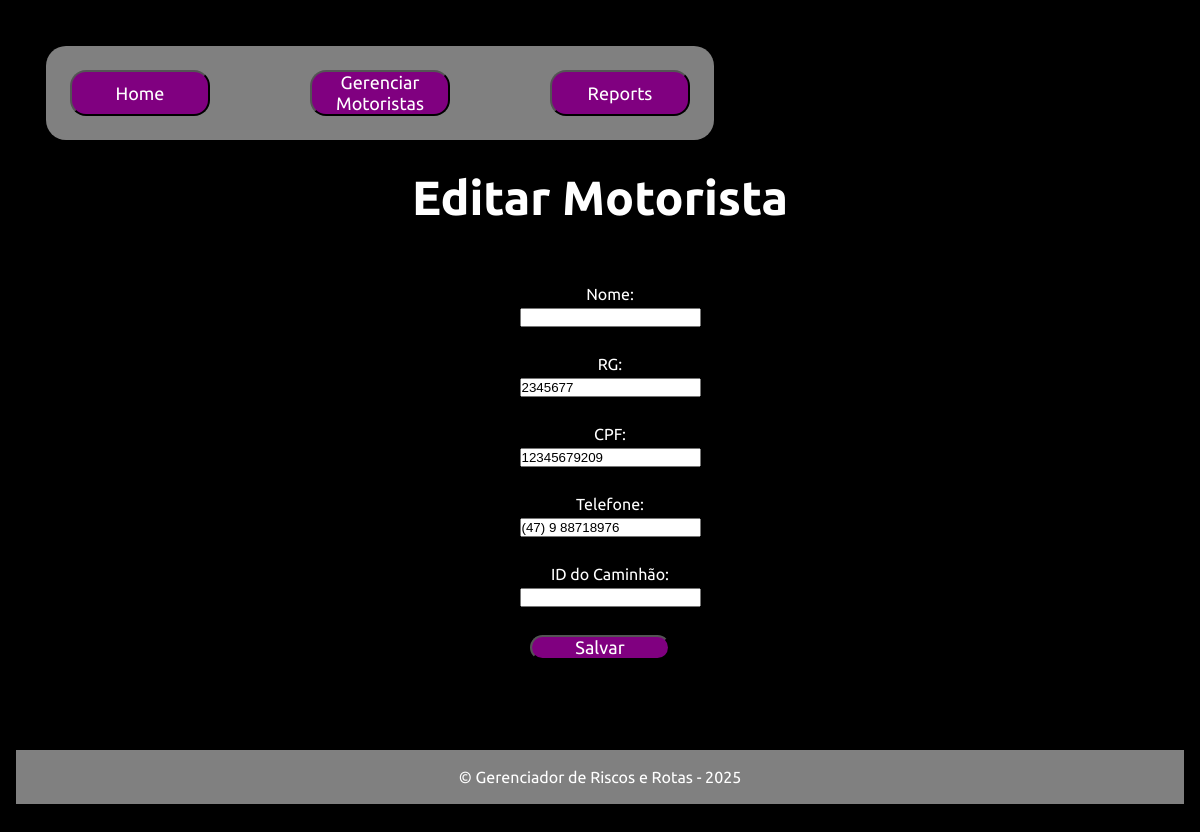
Page /src/editar_motoristas.php?id=29 on the committed database.
### tables this page shows
CREATE TABLE drivers (
        id INTEGER PRIMARY KEY AUTOINCREMENT,
        nome CHAR(255) NOT NULL,
        rg CHAR(20) NOT NULL,
        cpf CHAR(11) NOT NULL,
        telefone CHAR(20) DEFAULT NULL,
        veiculo_id INTEGER,
        FOREIGN KEY(veiculo_id) REFERENCES veiculos(id)
    );

### src/editar_motoristas.php (the view, shortened to what this page needs)
<?php
$db = new PDO('sqlite:db/database.sqlite');
$db->setAttribute(PDO::ATTR_ERRMODE, PDO::ERRMODE_EXCEPTION);
if (isset($_GET['id'])) {
    $id = $_GET['id'];
    $stmt = $db->prepare("SELECT * FROM drivers WHERE id = ?");
    $stmt->execute([$id]);
    $drivers = $stmt->fetch(PDO::FETCH_ASSOC);
}
?>
<!DOCTYPE html>
<html lang="pt-br">
<head>
    <link rel="stylesheet" href="/css/style_editar.css">
</head>
<body>
<header>
        <nav class="navegacao">
            <ul>
                <li>
                    <button onclick="location.href='/index.php'" type="button">
                    Home</button>
                </li>
                <li>
                    <button onclick="location.href='drivers.php'" type="button">
                    Gerenciar Motoristas</button>
                </li>
                <li>
                    <button onclick="location.href='reports.php'" type="button">
                    Reports</button>
                </li>
            </ul>
        </nav>
    </header>
    <h1>Editar Motorista</h1>
    <form method="POST">
        <label for="nome">Nome:</label>
        <input type="text" name="nome" id="nome" value="<?= htmlspecialchars($drivers['no    me']) ?>" required>
        <br>
        <label for="rg">RG:</label>
        <input type="text" name="rg" id="rg" value="<?= htmlspecialchars($drivers['rg']) ?>" required>
        <br>
        <label for="cpf">CPF:</label>
        <input type="text" name="cpf" id="cpf" value="<?= htmlspecialchars($drivers['cpf']) ?>" required>
        <br>
        <label for="telefone">Telefone:</label>
        <input type="text" name="telefone" id="telefone" value="<?= htmlspecialchars($drivers['telefone']) ?>">
        <br>
        <label for="veiculo_id">ID do Caminhão:</label>
        <input type="number" name="veiculo_id" id="veiculo_id" value="<?= htmlspecialchars($drivers['veiculo_id']) ?>">
        <br>
        <button type="submit">Salvar</button>
    </form>
    <br>
    <br>
    <br>
    <br>
    <br>
    <footer class="footer">
        <p>&copy; Gerenciador de Riscos e Rotas - 2025</p>
    </footer>
</body>
</html>

### css/style_editar.css (style rules this page uses)
* { margin: 0; padding: 0; }
:root { --cor_div: grey; --cor_nav_letra: black; --cor_nav_button: purple; --cor_nav_button_hover: aliceblue; --fonte_letras:"Ubuntu", serif; font-weight: 400; }
button { background-color: var(--cor_nav_button); color: white; border-radius: 16px; font-size: 18px; font-family: var(--fonte_letras); width: 140px; align-items: center; }
body { background-color: black; color: white; font-family: var(--fonte_letras); margin: 0; padding: 0; display: flex; flex-direction: column; min-height: 100vh; margin: 16px; }
h1 { text-align: center; margin-bottom: 20px; font-size: 3em; }
label { display: flex; margin-left: 20px; align-items: center; }
input { display: flex; margin-left: 20px; align-items: center; }
.footer { background-color: var(--cor_div); color: var(--cor_nav_itens); padding: 18px; text-align: center; font-family: var(--fonte_letras); position: relative; bottom: 0; margin: 0%; }
form { display: flex; flex-direction: column; align-items: center; margin-top: 40px; gap: 5px; }
.navegacao { background-color: var(--cor_div); padding: 24px; border-radius: 20px; font-family: var(--fonte_letras); display: flex; justify-content: space-between; margin: 30px; }
ul { list-style-type: none; margin: 0; padding: 0; overflow: hidden; display: flex; justify-content: space-between; gap: 100px; }
li { text-decoration: solid black; color: var(--cor_nav_itens); display: flex; justify-content: space-between; }
header { display: flex; justify-content: space-between; align-items: center; }

### rows in the picture
drivers: rg "2345677", cpf "12345679209", telefone "(47) 9 88718976"
